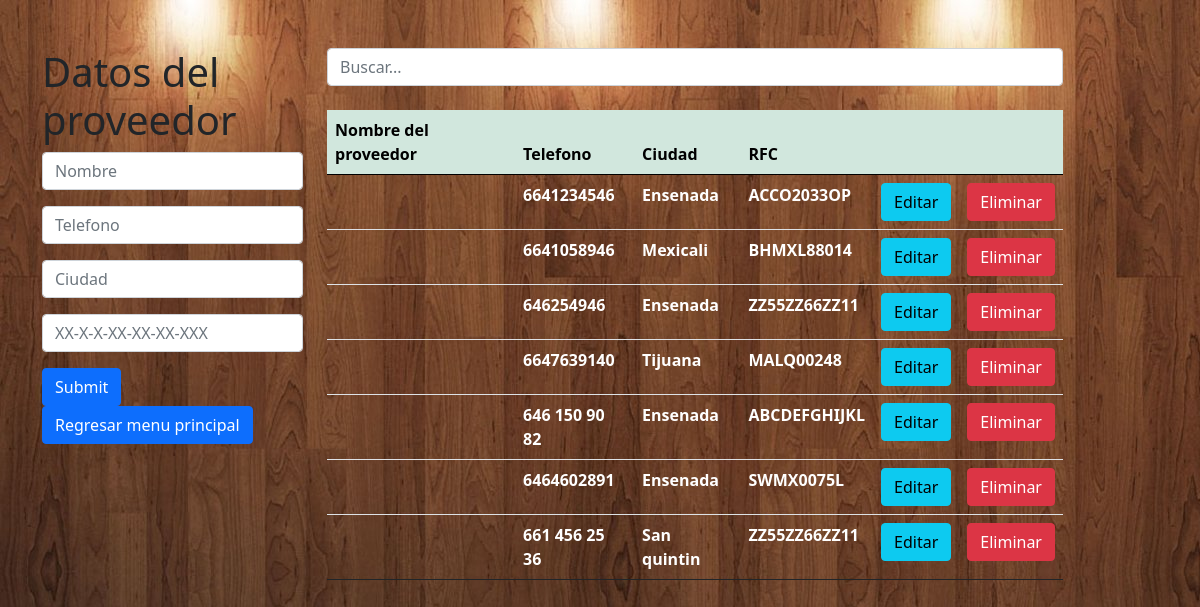
Screenshot of /proveedor.php with the database file from the repository.
### tables this page shows
CREATE TABLE `proveedor` (
  `IDNombre_Proveedor` varchar(40) NOT NULL,
  `Telefono` varchar(15) DEFAULT NULL,
  `Ciudad` varchar(25) DEFAULT NULL,
  `RFC` varchar(30) DEFAULT NULL
);

### proveedor.php (the view, shortened to what this page needs)
<?php
 include("conexionproveedor.php");
$sql="SELECT *  FROM proveedor";
$query=mysqli_query($conn,$sql);
?>
<!DOCTYPE html>
<html lang="en">
    <head>
        <link href="css/style.css" rel="stylesheet">
        <link href="https://cdn.jsdelivr.net/npm/bootstrap@5.0.0-beta1/dist/css/bootstrap.min.css" rel="stylesheet">
    </head>
    <body background = "fondo6.jpg">
<div class="container mt-5">
<div class="row">
    <div class="col-md-3">
    <h1>Datos del proveedor</h1>
    <form action="insertarproveedor.php" method="POST">
    <input type="text" class="form-control mb-3" name="nombre" placeholder="Nombre " required>
    <input type="text" class="form-control mb-3" name="telefono" placeholder="Telefono" minlength="4" maxlength="13" required>
    <input type="text" class="form-control mb-3" name="ciudad" placeholder="Ciudad" required>
    <input type="text" class="form-control mb-3" name="rfc" placeholder="XX-X-X-XX-XX-XX-XXX" minlength="4" maxlength="13" required>
    <input type="submit" class="btn btn-primary">
    <a href="menu.html" class="btn btn-primary">Regresar menu principal</a>
</form>
</div>
<div class="col-md-8">
<input class="form-control" id="myInput" type="text" placeholder="Buscar...">
<br>
<table class="table" >
    <thead class="table-success table-striped" >
        <tr>
        <th>Nombre del proveedor</th>
        <th>Telefono</th>
        <th>Ciudad</th>
        <th>RFC</th>
        <th></th>
        <th></th>
        </tr>
        </thead>
        <tbody id="myTable">
<?php
while($row=mysqli_fetch_array($query)){
?>
    <tr>
<th><div style="color: white" </div><?php  echo $row['Nombre_Proveedor']?></th>
<th><div style="color: white" </div><?php  echo $row['Telefono']?></th>
<th><div style="color: white" </div><?php  echo $row['Ciudad']?></th>
<th><div style="color: white" </div><?php  echo $row['RFC']?></th>
<th><a href="actualizarproveedor.php?id=<?php echo $row['Id_Proveedor'] ?>" class="btn btn-info">Editar</a></th>
<th><a href="deleteproveedor.php?id=<?php echo $row['Id_Proveedor'] ?>" class="btn btn-danger" onclick="clicked(event)">Eliminar</a></th>
</tr>
<?php
}
?>
</table>
</div>
</div>
</div>
</body>
</html>

### style.css (style rules this page uses)
* { margin: 0; padding: 0; box-sizing: border-box; }

### rows the page displays
proveedor: Telefono "6641234546", Ciudad "Ensenada", RFC "ACCO2033OP"
proveedor: Telefono "6641058946", Ciudad "Mexicali", RFC "BHMXL88014"
proveedor: Telefono "646254946", Ciudad "Ensenada", RFC "ZZ55ZZ66ZZ11"
proveedor: Telefono "6647639140", Ciudad "Tijuana", RFC "MALQ00248"
proveedor: Telefono "646 150 90 82", Ciudad "Ensenada", RFC "ABCDEFGHIJKL"
proveedor: Telefono "6464602891", Ciudad "Ensenada", RFC "SWMX0075L"
proveedor: Telefono "661 456 25 36", Ciudad "San quintin", RFC "ZZ55ZZ66ZZ11"
